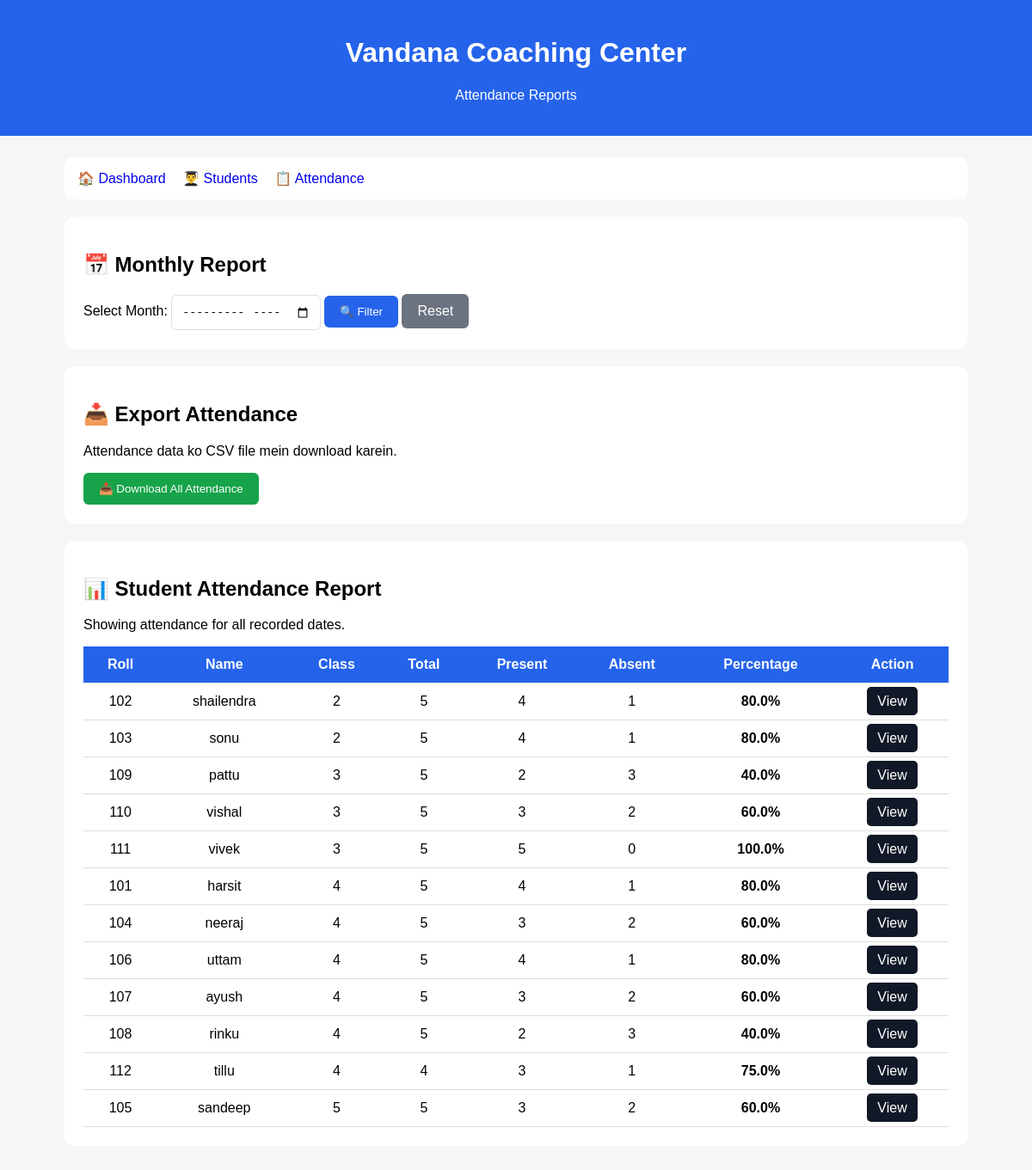
Page /reports (signed in) on the earlier database version.
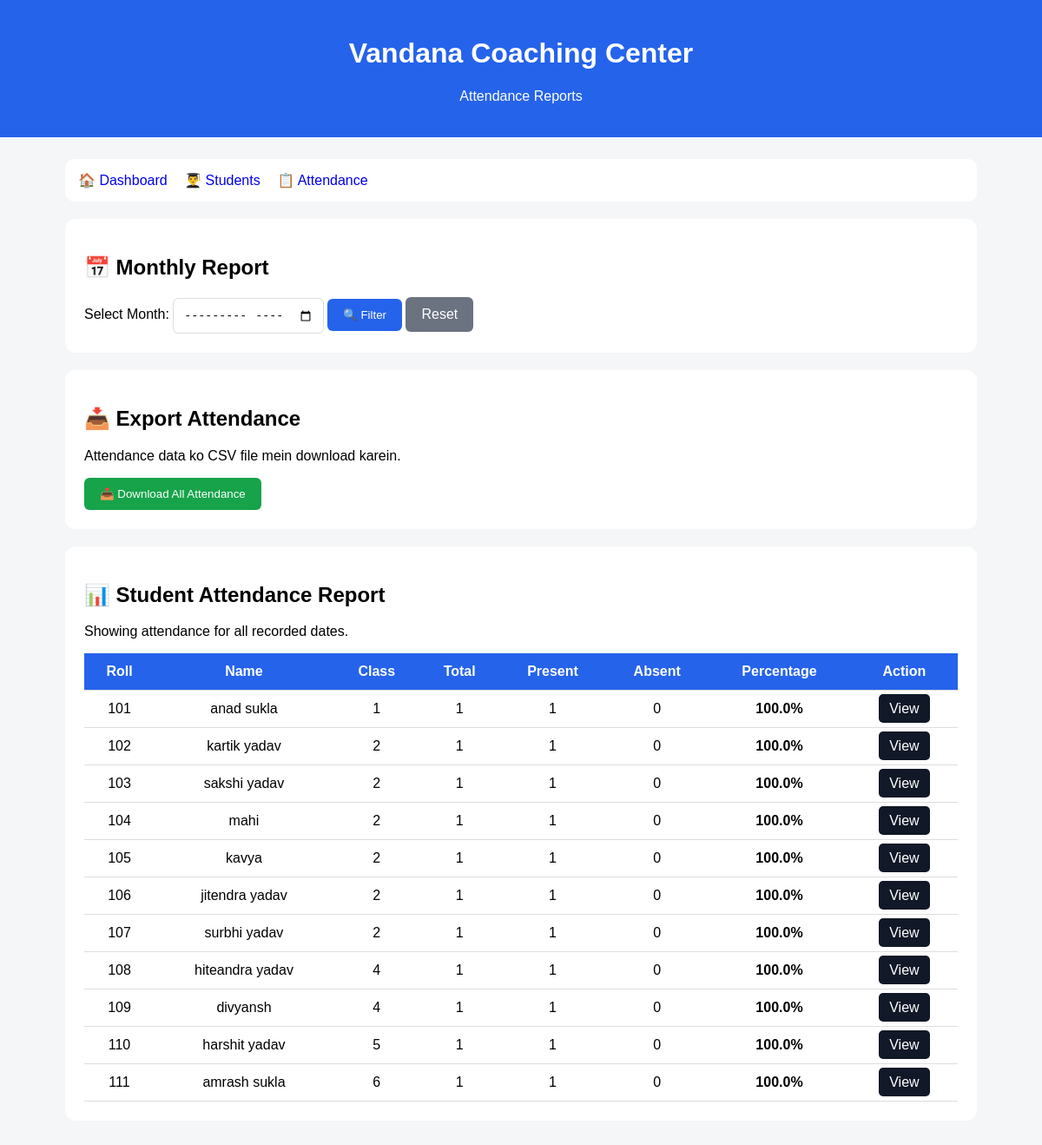
Same page on the later database version.
### tables this page shows
CREATE TABLE students (
            id INTEGER PRIMARY KEY AUTOINCREMENT,
            name TEXT NOT NULL,
            class_name TEXT NOT NULL,
            roll_number TEXT
        , guardian_name TEXT, guardian_phone TEXT, section TEXT);

### app.py (the view)
@app.route("/reports")
@teacher_or_hod_required
def reports():
    selected_month = request.args.get(
        "month",
        ""
    ).strip()
    conn = get_db_connection()
    students = conn.execute("""
        SELECT *
        FROM students

        ORDER BY
            class_name,
            roll_number,
            name
    """).fetchall()
    report_data = []
    for student in students:
        if selected_month:
            total = conn.execute("""
                SELECT COUNT(*)

                FROM attendance

                WHERE student_id = ?

                AND attendance_date LIKE ?
            """, (
                student["id"],
                f"{selected_month}%"
            )).fetchone()[0]
            present = conn.execute("""
                SELECT COUNT(*)

                FROM attendance

                WHERE student_id = ?

                AND status = 'Present'

                AND attendance_date LIKE ?
            """, (
                student["id"],
                f"{selected_month}%"
            )).fetchone()[0]
        else:
            total = conn.execute("""
                SELECT COUNT(*)

                FROM attendance

                WHERE student_id = ?
            """, (
                student["id"],
            )).fetchone()[0]
            present = conn.execute("""
                SELECT COUNT(*)

                FROM attendance

                WHERE student_id = ?

                AND status = 'Present'
            """, (
                student["id"],
            )).fetchone()[0]
        absent = total - present
        if total > 0:
            percentage = round(
                (present / total) * 100,
                2
            )
        else:
            percentage = 0
        report_data.append({
            "id":
                student["id"],
            "name":
                student["name"],
            "class_name":
                student["class_name"],
            "roll_number":
                student["roll_number"],
            "total":
                total,
            "present":
                present,
            "absent":
                absent,
            "percentage":
                percentage
        })
    conn.close()
    return render_template(
        "reports.html",
        reports=report_data,
        selected_month=
            selected_month
    )

### app.py (called while the page is built, shortened)
def get_db_connection():
    conn = sqlite3.connect(DATABASE)
    conn.row_factory = sqlite3.Row
    return conn

def role_required(*allowed_roles):
    def decorator(view_func):
        @wraps(view_func)
        def wrapped_view(*args, **kwargs):
            user_role = session.get("role")
            return view_func(*args, **kwargs)
        return wrapped_view
    return decorator

### templates/reports.html (shortened to what this page needs)
<!DOCTYPE html>
<html lang="en">
<head>
</head>
<body>
<div class="header">
    <h1>
        Vandana Coaching Center
    </h1>
    <p>
        Attendance Reports
    </p>
</div>
<div class="container">
    <div class="nav">
        <a href="/">
            🏠 Dashboard
        </a>
        <a href="/students">
            👨‍🎓 Students
        </a>
        <a href="/attendance">
            📋 Attendance
        </a>
    </div>
    <div class="card">
        <h2>
            📅 Monthly Report
        </h2>
        <form
            method="GET"
            action="/reports"
        >
            <label>
                Select Month:
            </label>
            <input
                type="month"
                name="month"
                value="{{ selected_month }}"
            >
            <button
                type="submit"
                class="filter"
            >
                🔍 Filter
            </button>
            <a
                href="/reports"
                class="reset"
            >
                Reset
            </a>
        </form>
    </div>
    <div class="card">
        <h2>
            📥 Export Attendance
        </h2>
        <p>
            Attendance data ko CSV file mein download karein.
        </p>
        {% if selected_month %}
        <a
            href="/export_csv?month={{ selected_month }}"
        >
            <button class="export">
                📥 Download {{ selected_month }} CSV
            </button>
        </a>
        {% else %}
        <a href="/export_csv">
            <button class="export">
                📥 Download All Attendance
            </button>
        </a>
        {% endif %}
    </div>
    <div class="card">
        <h2>
            📊 Student Attendance Report
        </h2>
        {% if selected_month %}
        <p>
            Showing report for:
            <strong>
                {{ selected_month }}
            </strong>
        </p>
        {% else %}
        <p>
            Showing attendance for all recorded dates.
        </p>
        {% endif %}
        <div style="overflow-x:auto;">
            <table>
                <tr>
                    <th>
                        Roll
                    </th>
                    <th>
                        Name
                    </th>
                    <th>
                        Class
                    </th>
                    <th>
                        Total
                    </th>
                    <th>
                        Present
                    </th>
                    <th>
                        Absent
                    </th>
                    <th>
                        Percentage
                    </th>
                    <th>
                        Action
                    </th>
                </tr>
                {% for report in reports %}
                <tr>
                    <td>
                        {{ report["roll_number"] }}
                    </td>
                    <td>
                        {{ report["name"] }}
                    </td>
                    <td>
                        {{ report["class_name"] }}
                    </td>
                    <td>
                        {{ report["total"] }}
                    </td>
                    <td>
                        {{ report["present"] }}
                    </td>
                    <td>
                        {{ report["absent"] }}
                    </td>
                    <td class="percentage">
                        {{ report["percentage"] }}%
                    </td>
                    <td>
                        <a
                            href="/student_report/{{ report['id'] }}"
                            class="view"
                        >
                            View
                        </a>
                    </td>
                </tr>
                {% else %}
                <tr>
                    <td colspan="8">
                        No students found.
                    </td>
                </tr>
                {% endfor %}
            </table>
        </div>
    </div>
</div>
</body>
</html>

Differences in the rows shown:
removed students: roll_number "102", name "shailendra", class_name "2", total "5", present "4", absent "1", percentage "80.0"
removed students: roll_number "103", name "sonu", class_name "2", total "5", present "4", absent "1", percentage "80.0"
removed students: roll_number "109", name "pattu", class_name "3", total "5", present "2", absent "3", percentage "40.0"
removed students: roll_number "110", name "vishal", class_name "3", total "5", present "3", absent "2", percentage "60.0"
removed students: roll_number "111", name "vivek", class_name "3", total "5", present "5", absent "0", percentage "100.0"
removed students: roll_number "101", name "harsit", class_name "4", total "5", present "4", absent "1", percentage "80.0"
removed students: roll_number "104", name "neeraj", class_name "4", total "5", present "3", absent "2", percentage "60.0"
removed students: roll_number "106", name "uttam", class_name "4", total "5", present "4", absent "1", percentage "80.0"
removed students: roll_number "107", name "ayush", class_name "4", total "5", present "3", absent "2", percentage "60.0"
removed students: roll_number "108", name "rinku", class_name "4", total "5", present "2", absent "3", percentage "40.0"
removed students: roll_number "112", name "tillu", class_name "4", total "4", present "3", absent "1", percentage "75.0"
removed students: roll_number "105", name "sandeep", class_name "5", total "5", present "3", absent "2", percentage "60.0"
added students: roll_number "101", name "anad sukla", class_name "1", total "1", present "1", absent "0", percentage "100.0"
added students: roll_number "102", name "kartik yadav", class_name "2", total "1", present "1", absent "0", percentage "100.0"
added students: roll_number "103", name "sakshi yadav", class_name "2", total "1", present "1", absent "0", percentage "100.0"
added students: roll_number "104", name "mahi", class_name "2", total "1", present "1", absent "0", percentage "100.0"
added students: roll_number "105", name "kavya", class_name "2", total "1", present "1", absent "0", percentage "100.0"
added students: roll_number "106", name "jitendra yadav", class_name "2", total "1", present "1", absent "0", percentage "100.0"
added students: roll_number "107", name "surbhi yadav", class_name "2", total "1", present "1", absent "0", percentage "100.0"
added students: roll_number "108", name "hiteandra yadav", class_name "4", total "1", present "1", absent "0", percentage "100.0"
added students: roll_number "109", name "divyansh", class_name "4", total "1", present "1", absent "0", percentage "100.0"
added students: roll_number "110", name "harshit yadav", class_name "5", total "1", present "1", absent "0", percentage "100.0"
added students: roll_number "111", name "amrash sukla", class_name "6", total "1", present "1", absent "0", percentage "100.0"
